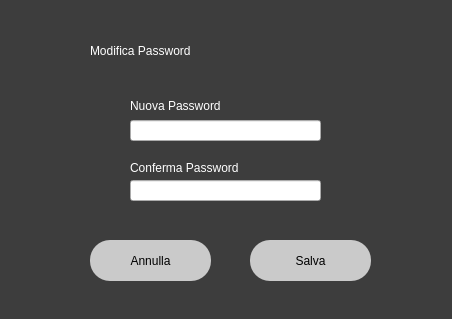
<?xml version="1.0" encoding="UTF-8"?>
<ui version="4.0">
 <class>Dialog</class>
 <widget class="QDialog" name="Dialog">
  <property name="geometry">
   <rect>
    <x>0</x>
    <y>0</y>
    <width>452</width>
    <height>319</height>
   </rect>
  </property>
  <property name="windowTitle">
   <string>Dialog</string>
  </property>
  <property name="styleSheet">
   <string notr="true">QDialog#Dialog{
background-color: rgb(61, 61, 61);}</string>
  </property>
  <widget class="QLabel" name="label">
   <property name="geometry">
    <rect>
     <x>90</x>
     <y>10</y>
     <width>321</width>
     <height>81</height>
    </rect>
   </property>
   <property name="styleSheet">
    <string notr="true">color: rgb(255, 255, 255);
font: 26pt &quot;MS Shell Dlg 2&quot;;</string>
   </property>
   <property name="text">
    <string>Modifica Password</string>
   </property>
  </widget>
  <widget class="QLineEdit" name="password_lineEdit">
   <property name="geometry">
    <rect>
     <x>130</x>
     <y>120</y>
     <width>191</width>
     <height>21</height>
    </rect>
   </property>
   <property name="text">
    <string/>
   </property>
  </widget>
  <widget class="QLineEdit" name="confirm_password_lineEdit">
   <property name="geometry">
    <rect>
     <x>130</x>
     <y>180</y>
     <width>191</width>
     <height>21</height>
    </rect>
   </property>
   <property name="text">
    <string/>
   </property>
  </widget>
  <widget class="QLabel" name="label_2">
   <property name="geometry">
    <rect>
     <x>130</x>
     <y>95</y>
     <width>121</width>
     <height>21</height>
    </rect>
   </property>
   <property name="styleSheet">
    <string notr="true">color: rgb(255, 255, 255);
font: 10pt &quot;MS Shell Dlg 2&quot;;</string>
   </property>
   <property name="text">
    <string>Nuova Password</string>
   </property>
  </widget>
  <widget class="QLabel" name="label_3">
   <property name="geometry">
    <rect>
     <x>130</x>
     <y>160</y>
     <width>191</width>
     <height>16</height>
    </rect>
   </property>
   <property name="styleSheet">
    <string notr="true">color: rgb(255, 255, 255);
font: 10pt &quot;MS Shell Dlg 2&quot;;</string>
   </property>
   <property name="text">
    <string>Conferma Password</string>
   </property>
  </widget>
  <widget class="QPushButton" name="annulla_button">
   <property name="geometry">
    <rect>
     <x>90</x>
     <y>240</y>
     <width>121</width>
     <height>41</height>
    </rect>
   </property>
   <property name="cursor">
    <cursorShape>PointingHandCursor</cursorShape>
   </property>
   <property name="styleSheet">
    <string notr="true">border-radius:20px; 
color: rgb(0, 0, 0);
background-color: rgb(202, 202, 202);</string>
   </property>
   <property name="text">
    <string>Annulla</string>
   </property>
  </widget>
  <widget class="QPushButton" name="save_button">
   <property name="geometry">
    <rect>
     <x>250</x>
     <y>240</y>
     <width>121</width>
     <height>41</height>
    </rect>
   </property>
   <property name="cursor">
    <cursorShape>PointingHandCursor</cursorShape>
   </property>
   <property name="styleSheet">
    <string notr="true">border-radius:20px; 
color: rgb(0, 0, 0);
background-color: rgb(202, 202, 202);</string>
   </property>
   <property name="text">
    <string>Salva</string>
   </property>
  </widget>
 </widget>
 <resources/>
 <connections/>
</ui>
